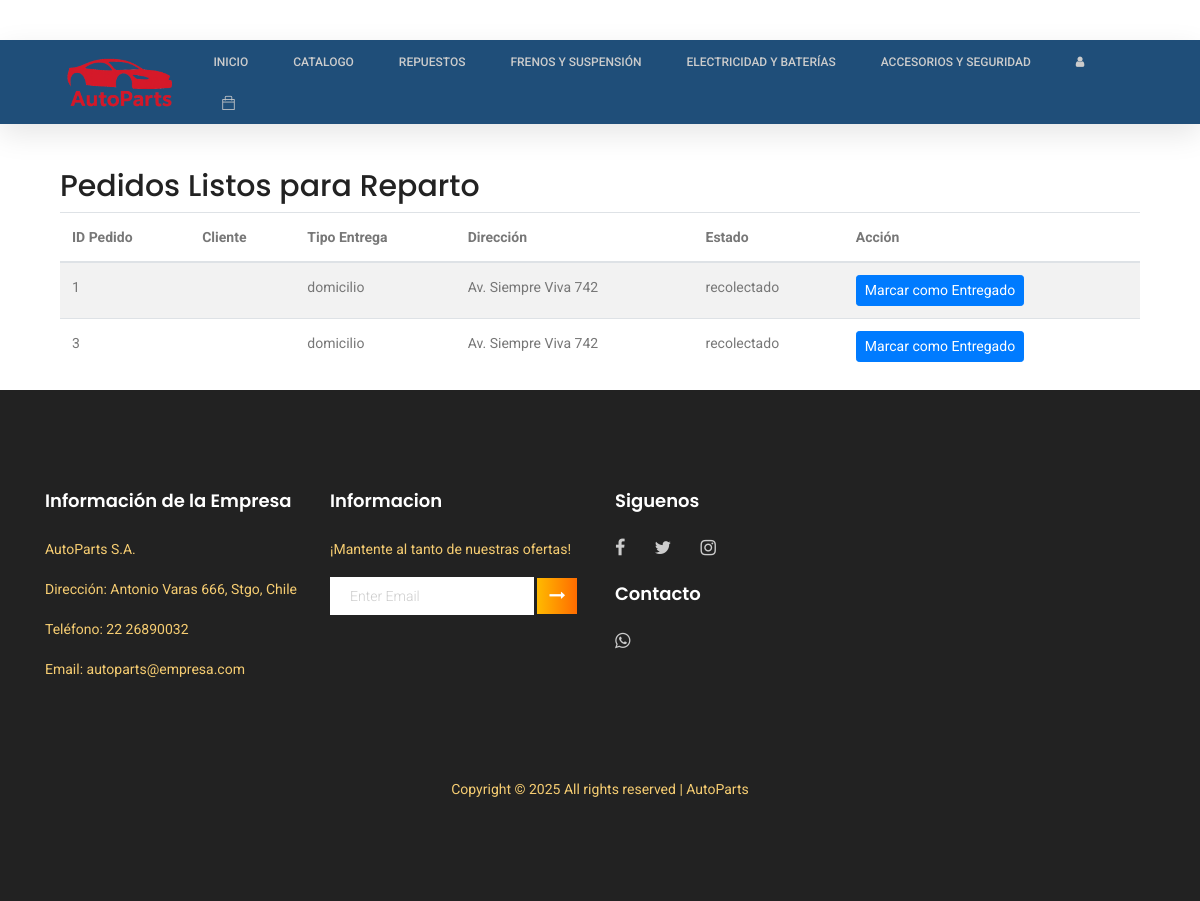
The app's page /pedidos/repartidor/ with its own data.
### tienda/models.py (models this page shows, shortened)
class Pedido(models.Model):
    ESTADOS_PEDIDO = [
        ('pendiente', 'Pendiente'),
        ('pagado', 'Pagado'),
        ('recolectando', 'Recolectando productos'),
        ('recolectado', 'Productos recolectados'),
        ('en_reparto', 'En reparto'),
        ('entregado', 'Entregado'),
    ]
    cliente = models.ForeignKey(CustomUser, on_delete=models.CASCADE)
    tipo_entrega = models.CharField(max_length=50, choices=[('retiro', 'Retiro'), ('domicilio', 'Domicilio')])
    direccion_entrega = models.CharField(max_length=255, blank=True, null=True, default="No especificado")
    fecha_creacion = models.DateTimeField(auto_now_add=True)
    fecha_actualizacion = models.DateTimeField(auto_now=True)
    estado = models.CharField(max_length=20, choices=ESTADOS_PEDIDO, default='pendiente')
    comprobante_transferencia = models.FileField(
        upload_to='comprobantes/',
        null=True,
        blank=True,
        validators=[FileExtensionValidator(allowed_extensions=['pdf', 'jpg', 'jpeg', 'png'])]
    )

### tienda/views.py (the view)
# urls.py: path('pedidos/repartidor/', views.pedidos_repartidor, name='pedidos_repartidor'),
def pedidos_repartidor(request):
    pedidos = Pedido.objects.filter(estado='recolectado')
    return render(request, 'tienda/pedidos_repartidor.html', {'pedidos': pedidos})

### tienda/templates/tienda/pedidos_repartidor.html (shortened to what this page needs)
{% extends "tienda/base.html" %}
{% block content %}
<div class="container mt-5">
    <h2>Pedidos Listos para Reparto</h2>
    <table class="table table-striped">
        <thead>
            <tr>
                <th>ID Pedido</th>
                <th>Cliente</th>
                <th>Tipo Entrega</th>
                <th>Dirección</th>
                <th>Estado</th>
                <th>Acción</th>
            </tr>
        </thead>
        <tbody>
            {% for pedido in pedidos %}
            <tr>
                <td>{{ pedido.id }}</td>
                <td>{{ pedido.cliente.get_full_name }}</td>
                <td>{{ pedido.tipo_entrega }}</td>
                <td>{{ pedido.direccion_entrega }}</td>
                <td>{{ pedido.estado }}</td>
                <td>
                    <a href="{% url 'marcar_entregado' pedido.id %}" class="btn btn-primary btn-sm">
                        Marcar como Entregado
                    </a>
                </td>
            </tr>
            {% empty %}
            <tr><td colspan="6">No hay pedidos listos para reparto.</td></tr>
            {% endfor %}
        </tbody>
    </table>
</div>
{% endblock %}

### tienda/templates/tienda/base.html (style rules this page uses)
body { padding-top: 120px; }

### records on screen
Pedido: id "1", tipo_entrega "domicilio", direccion_entrega "Av. Siempre Viva 742", estado "recolectado"
Pedido: id "3", tipo_entrega "domicilio", direccion_entrega "Av. Siempre Viva 742", estado "recolectado"
